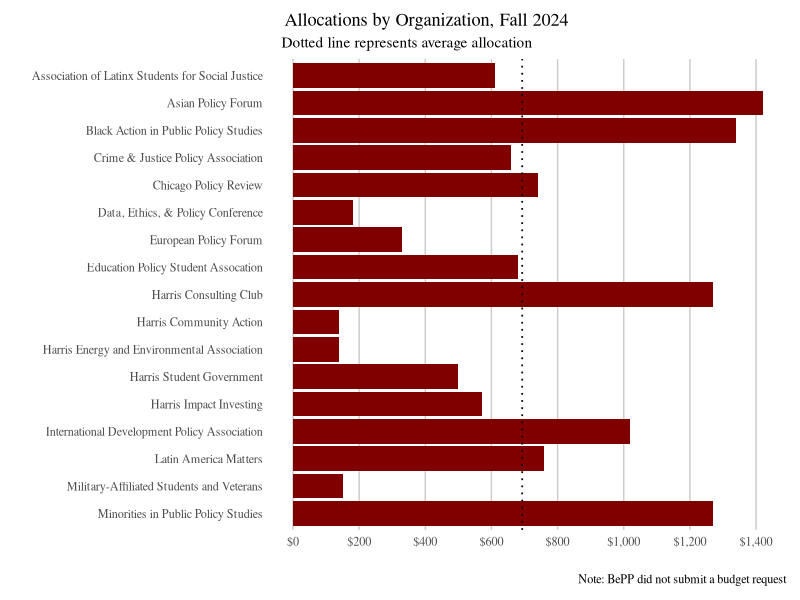

Recreate this plot in R. (Note: this script raises an error after producing the figure.)
## ---- chunk 1
knitr::opts_chunk$set(echo = F, warning = F,message = F)
library(tidyverse)
## ---- chunk 2
df = read.csv("2024.csv")
hours = read.csv("hours.csv")

df <- df %>%
  group_by(org) %>%
  mutate(
    totalrequested=sum(amount),
    org=str_wrap(org,60)
  ) %>%
  ungroup() %>%
  mutate(
    org=factor(org,levels=rev(unique(org)),ordered=T)
  )

barstyle <- function(p,dist=200,dollars=T) {
  p <- p  +
    xlab("") +
    ylab("") +
    coord_flip() +
    theme_classic(base_family = "serif") +
    theme(
      axis.line.y=element_blank(),
      axis.ticks.y=element_blank(),
      axis.line.x=element_blank(),
      axis.ticks.x=element_blank(),
      panel.grid.major.x=element_line(color="gray80"),
      plot.margin=unit(c(10,10,10,10), "pt")
    )
  
  if (dollars) {
    p <- p +
    scale_y_continuous(
      breaks = seq(0,50000,by=dist),
      labels = scales::dollar_format()
    )
  }

  return(p)
}


pointstyle <- function(p,dist=200,dollars=T) {
  p <- p  +
    theme_classic(base_family = "serif") +
    theme(
      axis.line.y=element_blank(),
      axis.ticks.y=element_blank(),
      axis.line.x=element_blank(),
      axis.ticks.x=element_blank(),
      panel.grid.major.x=element_line(color="gray80"),
      panel.grid.major.y=element_line(color="gray80"),
      plot.margin=unit(c(10,10,10,10), "pt"),
      aspect.ratio=1
    )
  
  if (dollars) {
    p <- p +
    scale_x_continuous(
      breaks = seq(0,50000,by=dist),
      labels = scales::dollar_format()
    ) +
    scale_y_continuous(
      breaks = seq(0,50000,by=200),
      labels = scales::dollar_format()
    )
  }

  return(p)
}
## ---- chunk 3
p <- df %>%
  group_by(org) %>%
  summarize(total=mean(totalreceived)) %>%
  ggplot(aes(org,total)) +
  geom_bar(stat="identity",show.legend=F,fill="#800000") +
  labs(
    title="   Allocations by Organization, Fall 2024",
    subtitle="   Dotted line represents average allocation",
    caption="Note: BePP did not submit a budget request"
  ) +
  geom_hline(
    yintercept=mean(summarize(group_by(df,org),m=mean(totalreceived,na.rm=T))[["m"]],na.rm=T),
    linetype="dotted",
    size=.6
  )

barstyle(p)
## ---- chunk 4
p <- df %>%
  group_by(org) %>%
  summarize(leftover=mean(totalreceived,na.rm=T) + mean(externalreceived,na.rm=T) + mean(totalrollover,na.rm=T) - mean(actual,na.rm=T)) %>%
  ggplot(aes(org,leftover)) +
  geom_bar(stat="identity",show.legend=F,fill="#800000") +
  labs(
    title="   New Rollover by Organization, Fall 2024",
    subtitle="   Dotted line represents average allocation",
    caption=""
  ) +
  geom_hline(
    yintercept=mean(summarize(group_by(df,org),m=mean(totalreceived,na.rm=T))[["m"]],na.rm=T),
    linetype="dotted",
    size=.6
  )

barstyle(p,dist=1000)
## ---- chunk 5
rollover <- df %>%
  group_by(org) %>%
  summarize(rollover=mean(totalrollover+externalreceived),
            received=mean(totalreceived))

p <- rollover %>%
  ggplot(aes(rollover,received)) +
  geom_point(color="#800000") +
  labs(
    title="   Allocations Compared to Rollover +\n   External Funding by Organization, Fall 2024"
    # subtitle="   Points represent rollover/external amount"
  ) +
  xlab("Rollover + external funding") +
  ylab("Received") 
  # geom_smooth(method="lm")

# not significant
# lm(received~rollover, rollover) %>% summary()

pointstyle(p,dist=2000)
## ---- chunk 6
p <- df %>%
  group_by(org) %>%
  summarize(total=mean(eventsactual),
            planned=mean(events.planned)) %>%
  filter(!is.na(total)) %>%
  ggplot() +
  geom_bar(
    aes(org,planned,fill=Category),
    stat="identity",
    fill="#C16622"
  ) +
  geom_bar(
    aes(org,total,fill=Category),
    stat="identity",
    fill="#800000"
  ) +
  labs(
    title="   Planned vs. Actual Number of Events Held\n   by Organization, Fall 2024",
    caption="   Note: Gold=Planned, Maroon=Actual. IDPA and TAP did not report how many events they held in Fall"
  )

barstyle(p,dollars=F) +
  scale_y_continuous(breaks=seq(0,20,2))
## ---- chunk 7
# is receiving a low amount of funding correlated with hosting less events than planned?
df$devents <- df$events.planned-df$eventsactual
lm(totalreceived~devents,df) %>% summary()

p <- df %>%
  ggplot(aes(totalreceived,devents)) +
  geom_point(color="#800000") +
  xlab("Allocation") +
  ylab("Number of events canceled") +
  labs(title="Low allocation not associated with number of canceled events")

pointstyle(p,dollars=F)
## ---- chunk 8
# if we don't know how much they spent, assume received plus some rollover
df[is.na(df$actual),"actual"] <- df[is.na(df$actual),"totalreceived"] + df[is.na(df$actual),"externalreceived"] + round(df[is.na(df$actual),"totalrollover"] * .2)
## ---- chunk 9
# recalculate total requested for only those events held
df <- df %>%
  filter(actual!=0) %>%
  group_by(org) %>%
  mutate(totalrequested=sum(amount,na.rm=T))

# cap actual spent by amount we granted
df <- mutate(df,actualhsg=min(totalreceived,actual))
## ---- chunk 10
p <- df %>%
  group_by(org,category) %>%
  summarize(
    # we are missing detailed information for actual spending, so impute:
    # scale the amount requested by actual spending
    adjusted=sum(amount,na.rm=T)/mean(totalrequested,na.rm=T)*mean(actualhsg,na.rm=T)
  ) %>%
  group_by(category) %>%
  summarize(adjusted=round(sum(adjusted,na.rm=T))) %>%
  filter(!is.na(adjusted),category!="") %>%
  mutate(
    category=fct_reorder(str_to_sentence(category), adjusted)
  ) %>%
  ggplot(aes(category,adjusted)) +
  geom_bar(stat="identity",show.legend=F,fill="#800000") +
  labs(title="    HSG Funds Spending by Event Type, Fall 2024",
       subtitle="     Estimated from amount requested per category")

barstyle(p,dist=1000)
## ---- chunk 11
p <- df %>%
  group_by(org,type) %>%
  summarize(
    # scale the amount requested by 
    adjusted=sum(amount,na.rm=T)/mean(totalrequested,na.rm=T)*mean(actualhsg,na.rm=T)
  ) %>%
  group_by(type) %>%
  summarize(adjusted=round(sum(adjusted,na.rm=T))) %>%
  filter(!is.na(adjusted),type!="") %>%
  mutate(
    type=fct_reorder(str_to_sentence(type), adjusted)
  ) %>%
  ggplot(aes(type,adjusted)) +
  geom_bar(stat="identity",show.legend=F,fill="#800000") +
  labs(title="    HSG Funds Spending by Item Type, Fall 2024",
       subtitle="     Estimated from amount requested per item type")

barstyle(p,dist=2000)
## ---- chunk 12
uniques <- distinct(df,actual,externalreceived,totalreceived,totalrollover,eventsactual,events.planned,attendactual,totalrequested)

lm(totalreceived~events.planned+totalrollover+externalreceived,uniques) %>% summary()
